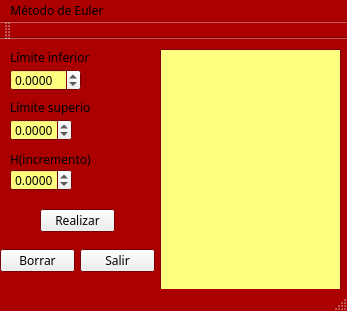
<?xml version="1.0" encoding="UTF-8"?>
<ui version="4.0">
 <class>Euler</class>
 <widget class="QMainWindow" name="Euler">
  <property name="geometry">
   <rect>
    <x>0</x>
    <y>0</y>
    <width>347</width>
    <height>311</height>
   </rect>
  </property>
  <property name="palette">
   <palette>
    <active>
     <colorrole role="BrightText">
      <brush brushstyle="SolidPattern">
       <color alpha="255">
        <red>255</red>
        <green>255</green>
        <blue>127</blue>
       </color>
      </brush>
     </colorrole>
     <colorrole role="Base">
      <brush brushstyle="SolidPattern">
       <color alpha="255">
        <red>255</red>
        <green>255</green>
        <blue>127</blue>
       </color>
      </brush>
     </colorrole>
     <colorrole role="Window">
      <brush brushstyle="SolidPattern">
       <color alpha="255">
        <red>170</red>
        <green>0</green>
        <blue>0</blue>
       </color>
      </brush>
     </colorrole>
    </active>
    <inactive>
     <colorrole role="BrightText">
      <brush brushstyle="SolidPattern">
       <color alpha="255">
        <red>255</red>
        <green>255</green>
        <blue>127</blue>
       </color>
      </brush>
     </colorrole>
     <colorrole role="Base">
      <brush brushstyle="SolidPattern">
       <color alpha="255">
        <red>255</red>
        <green>255</green>
        <blue>127</blue>
       </color>
      </brush>
     </colorrole>
     <colorrole role="Window">
      <brush brushstyle="SolidPattern">
       <color alpha="255">
        <red>170</red>
        <green>0</green>
        <blue>0</blue>
       </color>
      </brush>
     </colorrole>
    </inactive>
    <disabled>
     <colorrole role="BrightText">
      <brush brushstyle="SolidPattern">
       <color alpha="255">
        <red>255</red>
        <green>255</green>
        <blue>127</blue>
       </color>
      </brush>
     </colorrole>
     <colorrole role="Base">
      <brush brushstyle="SolidPattern">
       <color alpha="255">
        <red>170</red>
        <green>0</green>
        <blue>0</blue>
       </color>
      </brush>
     </colorrole>
     <colorrole role="Window">
      <brush brushstyle="SolidPattern">
       <color alpha="255">
        <red>170</red>
        <green>0</green>
        <blue>0</blue>
       </color>
      </brush>
     </colorrole>
    </disabled>
   </palette>
  </property>
  <property name="font">
   <font>
    <family>MV Boli</family>
   </font>
  </property>
  <property name="windowTitle">
   <string>Euler</string>
  </property>
  <widget class="QWidget" name="centralWidget">
   <widget class="QDoubleSpinBox" name="li">
    <property name="geometry">
     <rect>
      <x>10</x>
      <y>30</y>
      <width>71</width>
      <height>22</height>
     </rect>
    </property>
    <property name="decimals">
     <number>4</number>
    </property>
    <property name="minimum">
     <double>-99.989999999999995</double>
    </property>
   </widget>
   <widget class="QDoubleSpinBox" name="ls">
    <property name="geometry">
     <rect>
      <x>10</x>
      <y>80</y>
      <width>62</width>
      <height>22</height>
     </rect>
    </property>
    <property name="decimals">
     <number>4</number>
    </property>
    <property name="minimum">
     <double>-99.989999999999995</double>
    </property>
   </widget>
   <widget class="QLabel" name="label">
    <property name="geometry">
     <rect>
      <x>10</x>
      <y>10</y>
      <width>81</width>
      <height>16</height>
     </rect>
    </property>
    <property name="text">
     <string>Límite inferior</string>
    </property>
   </widget>
   <widget class="QLabel" name="label_2">
    <property name="geometry">
     <rect>
      <x>10</x>
      <y>60</y>
      <width>81</width>
      <height>16</height>
     </rect>
    </property>
    <property name="text">
     <string>Límite superior</string>
    </property>
   </widget>
   <widget class="QLabel" name="label_3">
    <property name="geometry">
     <rect>
      <x>10</x>
      <y>110</y>
      <width>81</width>
      <height>20</height>
     </rect>
    </property>
    <property name="text">
     <string>H(incremento)</string>
    </property>
   </widget>
   <widget class="QDoubleSpinBox" name="h">
    <property name="geometry">
     <rect>
      <x>10</x>
      <y>130</y>
      <width>62</width>
      <height>22</height>
     </rect>
    </property>
    <property name="decimals">
     <number>4</number>
    </property>
    <property name="minimum">
     <double>-99.989999999999995</double>
    </property>
   </widget>
   <widget class="QTextEdit" name="textEdit">
    <property name="geometry">
     <rect>
      <x>160</x>
      <y>10</y>
      <width>181</width>
      <height>241</height>
     </rect>
    </property>
   </widget>
   <widget class="QPushButton" name="Borrar">
    <property name="geometry">
     <rect>
      <x>0</x>
      <y>210</y>
      <width>75</width>
      <height>23</height>
     </rect>
    </property>
    <property name="text">
     <string>Borrar</string>
    </property>
   </widget>
   <widget class="QPushButton" name="Procesar">
    <property name="geometry">
     <rect>
      <x>40</x>
      <y>170</y>
      <width>75</width>
      <height>23</height>
     </rect>
    </property>
    <property name="text">
     <string>Realizar</string>
    </property>
   </widget>
   <widget class="QPushButton" name="Salir">
    <property name="geometry">
     <rect>
      <x>80</x>
      <y>210</y>
      <width>75</width>
      <height>23</height>
     </rect>
    </property>
    <property name="text">
     <string>Salir</string>
    </property>
   </widget>
  </widget>
  <widget class="QMenuBar" name="menuBar">
   <property name="geometry">
    <rect>
     <x>0</x>
     <y>0</y>
     <width>347</width>
     <height>21</height>
    </rect>
   </property>
   <widget class="QMenu" name="menuM_todo_de_Euler">
    <property name="title">
     <string>Método de Euler</string>
    </property>
   </widget>
   <addaction name="menuM_todo_de_Euler"/>
  </widget>
  <widget class="QToolBar" name="mainToolBar">
   <attribute name="toolBarArea">
    <enum>TopToolBarArea</enum>
   </attribute>
   <attribute name="toolBarBreak">
    <bool>false</bool>
   </attribute>
  </widget>
  <widget class="QStatusBar" name="statusBar"/>
 </widget>
 <layoutdefault spacing="6" margin="11"/>
 <resources/>
 <connections/>
</ui>
